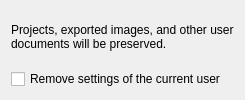
<?xml version="1.0" encoding="UTF-8"?>
<ui version="4.0">
 <class>UninstallOptions</class>
 <widget class="QWidget" name="UninstallOptions">
  <layout class="QVBoxLayout" name="verticalLayout">
   <item><widget class="QLabel" name="documentsLabel"><property name="text"><string>Projects, exported images, and other user documents will be preserved.</string></property><property name="wordWrap"><bool>true</bool></property></widget></item>
   <item><widget class="QCheckBox" name="removeSettingsCheck"><property name="text"><string>Remove settings of the current user</string></property><property name="checked"><bool>false</bool></property></widget></item>
  </layout>
 </widget>
 <resources/>
 <connections/>
</ui>
